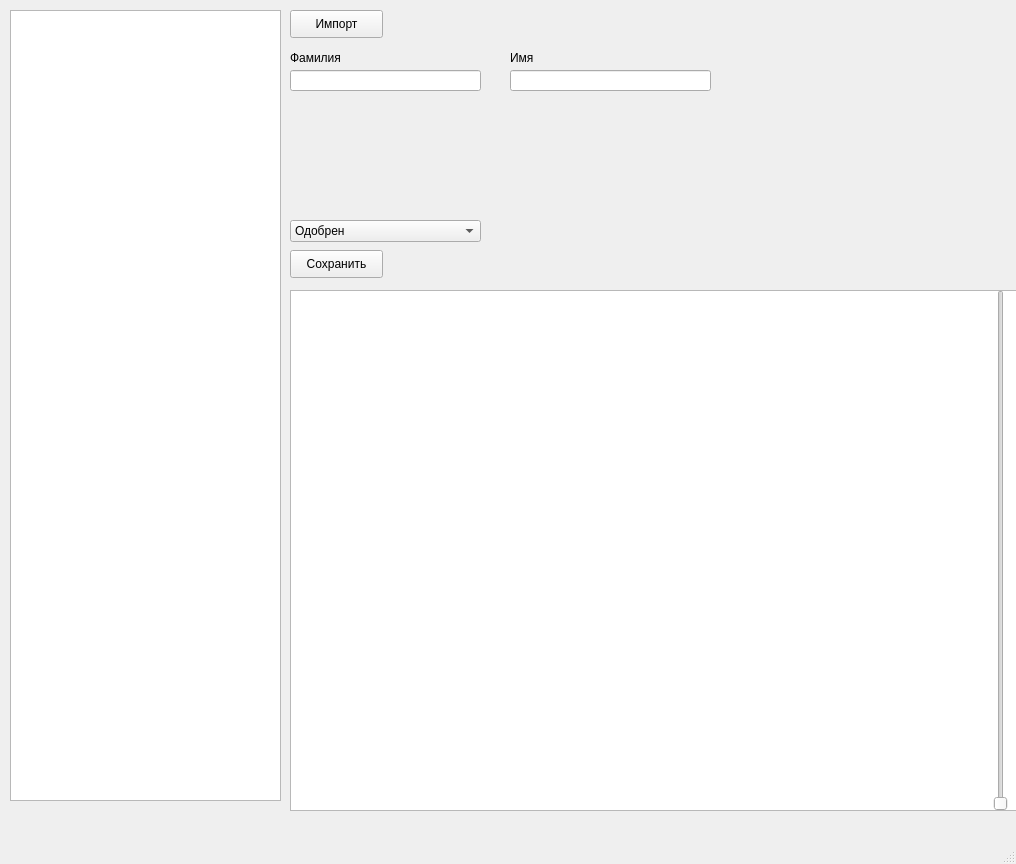
<?xml version="1.0" encoding="UTF-8"?>
<ui version="4.0">
 <class>MainWindow</class>
 <widget class="QMainWindow" name="MainWindow">
  <property name="geometry">
   <rect>
    <x>0</x>
    <y>0</y>
    <width>1016</width>
    <height>864</height>
   </rect>
  </property>
  <property name="windowTitle">
   <string>MainWindow</string>
  </property>
  <widget class="QWidget" name="centralwidget">
   <property name="maximumSize">
    <size>
     <width>1016</width>
     <height>813</height>
    </size>
   </property>
   <widget class="QListView" name="listView">
    <property name="geometry">
     <rect>
      <x>290</x>
      <y>290</y>
      <width>821</width>
      <height>521</height>
     </rect>
    </property>
   </widget>
   <widget class="QLineEdit" name="lineEdit">
    <property name="geometry">
     <rect>
      <x>290</x>
      <y>70</y>
      <width>191</width>
      <height>21</height>
     </rect>
    </property>
   </widget>
   <widget class="QLineEdit" name="lineEdit_2">
    <property name="geometry">
     <rect>
      <x>510</x>
      <y>70</y>
      <width>201</width>
      <height>21</height>
     </rect>
    </property>
   </widget>
   <widget class="QPushButton" name="pushButton">
    <property name="geometry">
     <rect>
      <x>290</x>
      <y>250</y>
      <width>93</width>
      <height>28</height>
     </rect>
    </property>
    <property name="text">
     <string>Сохранить</string>
    </property>
   </widget>
   <widget class="QLabel" name="label">
    <property name="geometry">
     <rect>
      <x>290</x>
      <y>50</y>
      <width>71</width>
      <height>16</height>
     </rect>
    </property>
    <property name="text">
     <string>Фамилия</string>
    </property>
   </widget>
   <widget class="QLabel" name="label_2">
    <property name="geometry">
     <rect>
      <x>510</x>
      <y>50</y>
      <width>71</width>
      <height>16</height>
     </rect>
    </property>
    <property name="text">
     <string>Имя</string>
    </property>
   </widget>
   <widget class="QTreeView" name="treeView">
    <property name="geometry">
     <rect>
      <x>10</x>
      <y>10</y>
      <width>271</width>
      <height>791</height>
     </rect>
    </property>
   </widget>
   <widget class="QSlider" name="verticalSlider">
    <property name="geometry">
     <rect>
      <x>990</x>
      <y>290</y>
      <width>22</width>
      <height>521</height>
     </rect>
    </property>
    <property name="orientation">
     <enum>Qt::Vertical</enum>
    </property>
   </widget>
   <widget class="QComboBox" name="comboBox">
    <property name="geometry">
     <rect>
      <x>290</x>
      <y>220</y>
      <width>191</width>
      <height>22</height>
     </rect>
    </property>
    <item>
     <property name="text">
      <string>Одобрен</string>
     </property>
    </item>
    <item>
     <property name="text">
      <string>Откленен</string>
     </property>
    </item>
    <item>
     <property name="text">
      <string>Принят на работу</string>
     </property>
    </item>
   </widget>
   <widget class="QPushButton" name="pushButton_2">
    <property name="geometry">
     <rect>
      <x>290</x>
      <y>10</y>
      <width>93</width>
      <height>28</height>
     </rect>
    </property>
    <property name="text">
     <string>Импорт</string>
    </property>
   </widget>
  </widget>
  <widget class="QMenuBar" name="menubar">
   <property name="geometry">
    <rect>
     <x>0</x>
     <y>0</y>
     <width>1016</width>
     <height>26</height>
    </rect>
   </property>
  </widget>
  <widget class="QStatusBar" name="statusbar"/>
 </widget>
 <resources/>
 <connections/>
</ui>
